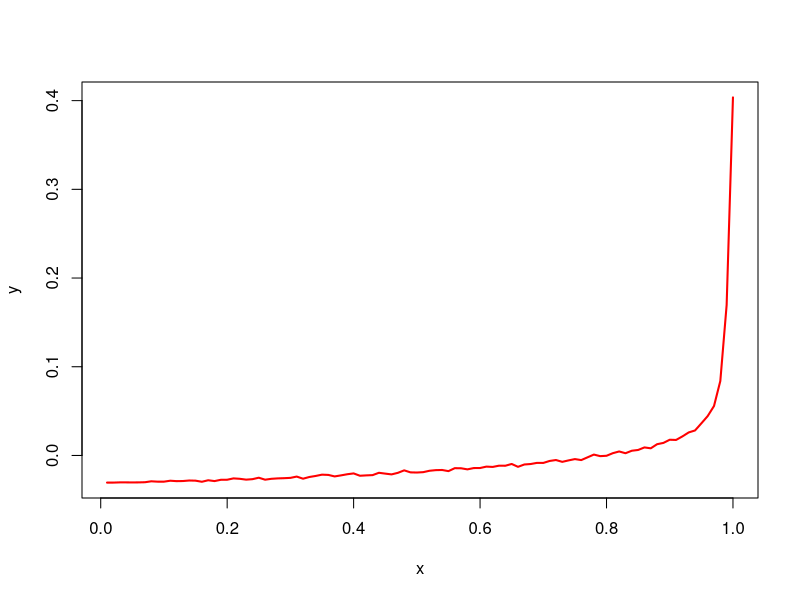

Source code (R): (Note: this script raises an error after producing the figure.)
a = c(0.63, 0.33, 0.33, 0.40, 0.41)
b = c(74.2, 23.3, 32.7, 25.0, 6.0)

y = as.matrix(read.table('Temp/k1_cancer.dat'))
x = seq(0.01,1,length.out = length(y))
plot(x,y,type='l',col='red',lwd=2)
lines(x,(1-a[1])*exp(b[1]*(x-1))+c,col='green',lwd=2)

y = as.matrix(read.table('Temp/k1_iris.dat'))
plot(x,y,type='l',col='red',lwd=2)
lines(x,(1-a[2])*exp(b[2]*(x-1))+c,col='green',lwd=2)

y = as.matrix(read.table('Temp/k1_seeds.dat'))
plot(x,y,type='l',col='red',lwd=2)
lines(x,(1-a[3])*exp(b[3]*(x-1))+c,col='green',lwd=2)

y = as.matrix(read.table('Temp/k1_wine.dat'))
plot(x,y,type='l',col='red',lwd=2)
lines(x,(1-a[4])*exp(b[4]*(x-1))+c,col='green',lwd=2)

y = as.matrix(read.table('Temp/k1_zoo.dat'))
plot(x,y,type='l',col='red',lwd=2)
lines(x,(1-a[5])*exp(b[5]*(x-1))+c,col='green',lwd=2)
